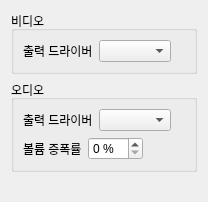
<ui version="4.0" >
 <class>Backend::Ui::ConfigWidget</class>
 <widget class="QWidget" name="Backend::Ui::ConfigWidget" >
  <property name="geometry" >
   <rect>
    <x>0</x>
    <y>0</y>
    <width>208</width>
    <height>202</height>
   </rect>
  </property>
  <property name="windowTitle" >
   <string>Form</string>
  </property>
  <layout class="QVBoxLayout" name="verticalLayout_3" >
   <item>
    <widget class="QGroupBox" name="video_group" >
     <property name="title" >
      <string>비디오</string>
     </property>
     <layout class="QVBoxLayout" name="verticalLayout_2" >
      <item>
       <layout class="QHBoxLayout" name="horizontalLayout_3" >
        <item>
         <widget class="QLabel" name="label_2" >
          <property name="text" >
           <string>출력 드라이버</string>
          </property>
         </widget>
        </item>
        <item>
         <widget class="QComboBox" name="vo_combo" />
        </item>
        <item>
         <spacer name="horizontalSpacer_3" >
          <property name="orientation" >
           <enum>Qt::Horizontal</enum>
          </property>
          <property name="sizeHint" stdset="0" >
           <size>
            <width>0</width>
            <height>0</height>
           </size>
          </property>
         </spacer>
        </item>
       </layout>
      </item>
     </layout>
    </widget>
   </item>
   <item>
    <widget class="QGroupBox" name="audio_group" >
     <property name="title" >
      <string>오디오</string>
     </property>
     <layout class="QVBoxLayout" name="verticalLayout" >
      <item>
       <layout class="QHBoxLayout" name="horizontalLayout" >
        <item>
         <widget class="QLabel" name="label" >
          <property name="text" >
           <string>출력 드라이버</string>
          </property>
         </widget>
        </item>
        <item>
         <widget class="QComboBox" name="ao_combo" />
        </item>
        <item>
         <spacer name="horizontalSpacer" >
          <property name="orientation" >
           <enum>Qt::Horizontal</enum>
          </property>
          <property name="sizeHint" stdset="0" >
           <size>
            <width>0</width>
            <height>0</height>
           </size>
          </property>
         </spacer>
        </item>
       </layout>
      </item>
      <item>
       <widget class="QWidget" native="1" name="volume_amp_widget" >
        <layout class="QHBoxLayout" name="horizontalLayout_2" >
         <property name="margin" >
          <number>0</number>
         </property>
         <item>
          <widget class="QLabel" name="label_3" >
           <property name="text" >
            <string>볼륨 증폭률</string>
           </property>
          </widget>
         </item>
         <item>
          <widget class="QSpinBox" name="volume_amp_spin" >
           <property name="accelerated" >
            <bool>true</bool>
           </property>
           <property name="suffix" >
            <string> %</string>
           </property>
          </widget>
         </item>
         <item>
          <spacer name="horizontalSpacer_2" >
           <property name="orientation" >
            <enum>Qt::Horizontal</enum>
           </property>
           <property name="sizeHint" stdset="0" >
            <size>
             <width>0</width>
             <height>0</height>
            </size>
           </property>
          </spacer>
         </item>
        </layout>
       </widget>
      </item>
     </layout>
    </widget>
   </item>
   <item>
    <spacer name="spacer" >
     <property name="orientation" >
      <enum>Qt::Vertical</enum>
     </property>
     <property name="sizeHint" stdset="0" >
      <size>
       <width>0</width>
       <height>0</height>
      </size>
     </property>
    </spacer>
   </item>
  </layout>
 </widget>
 <resources/>
 <connections/>
</ui>
